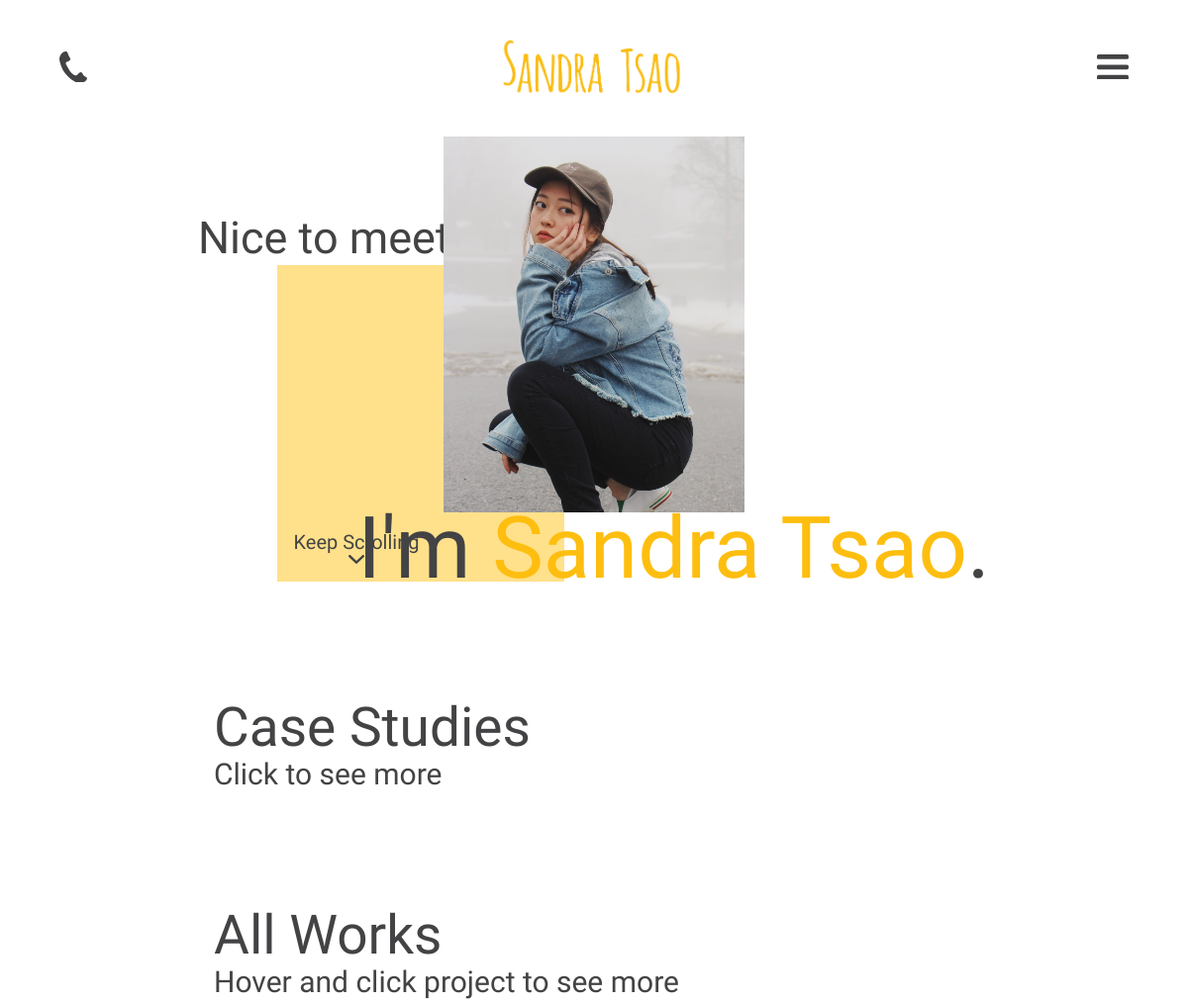
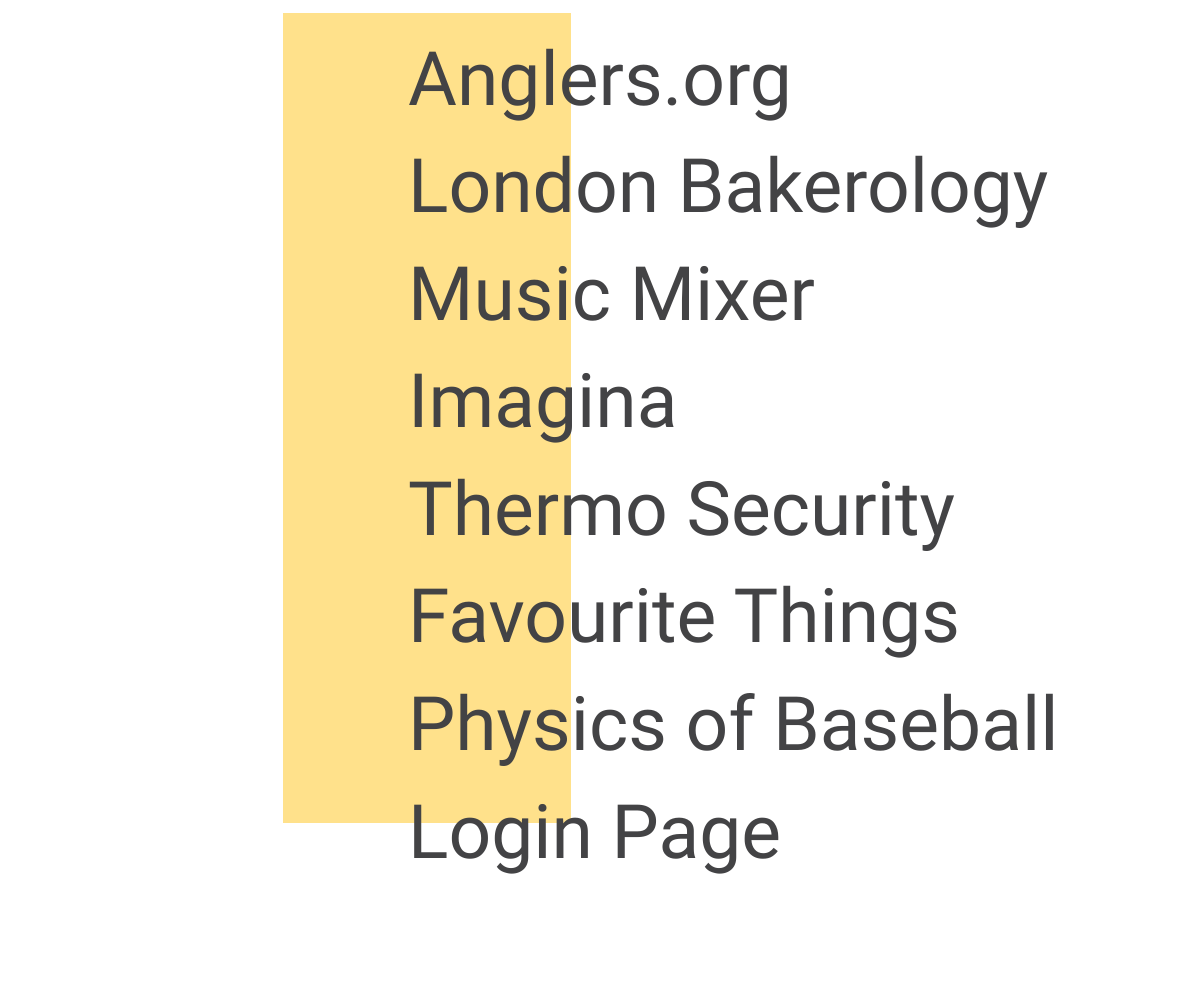
Before: / (upper part) with the older database file (2 pictures, top to bottom).
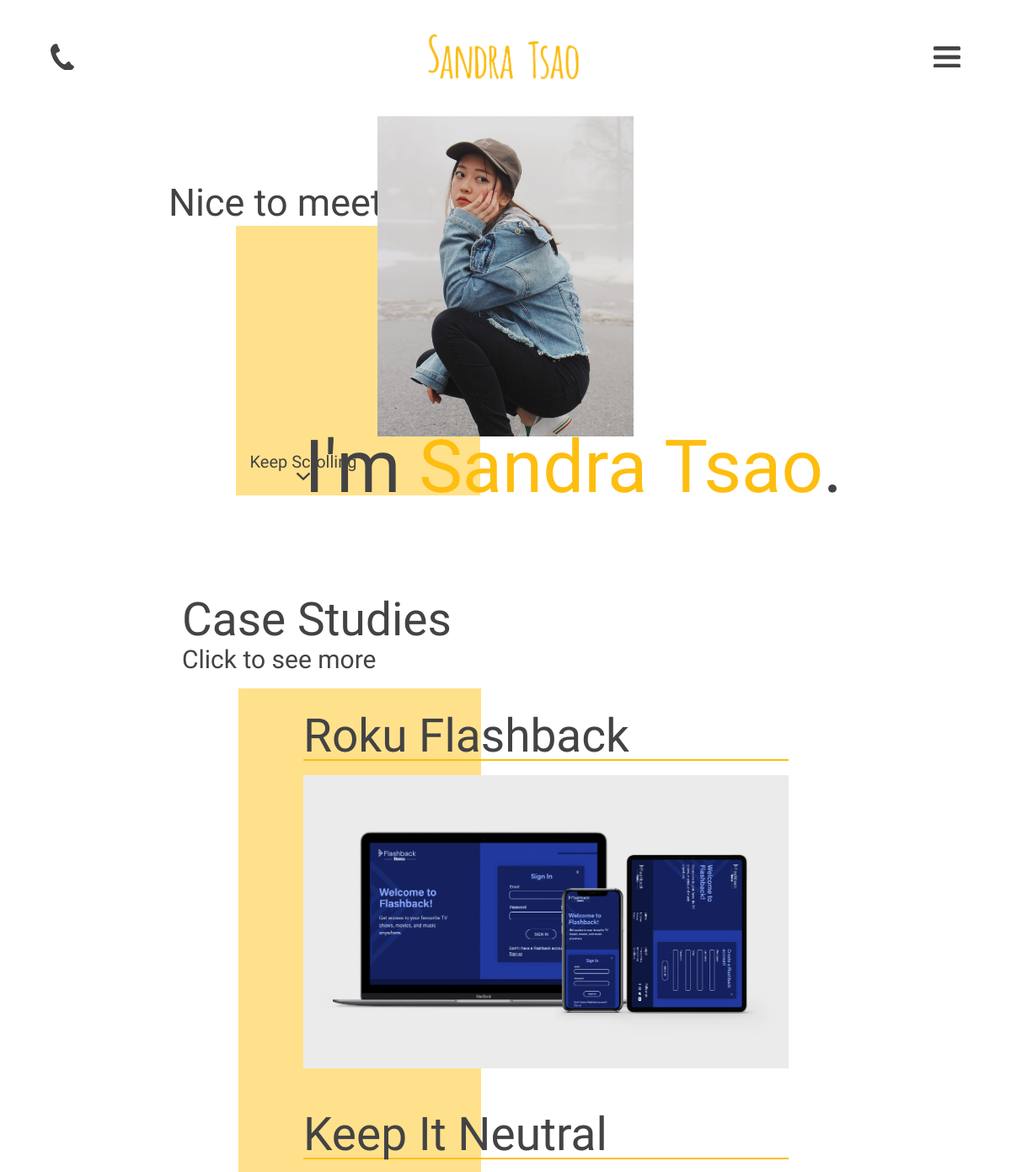
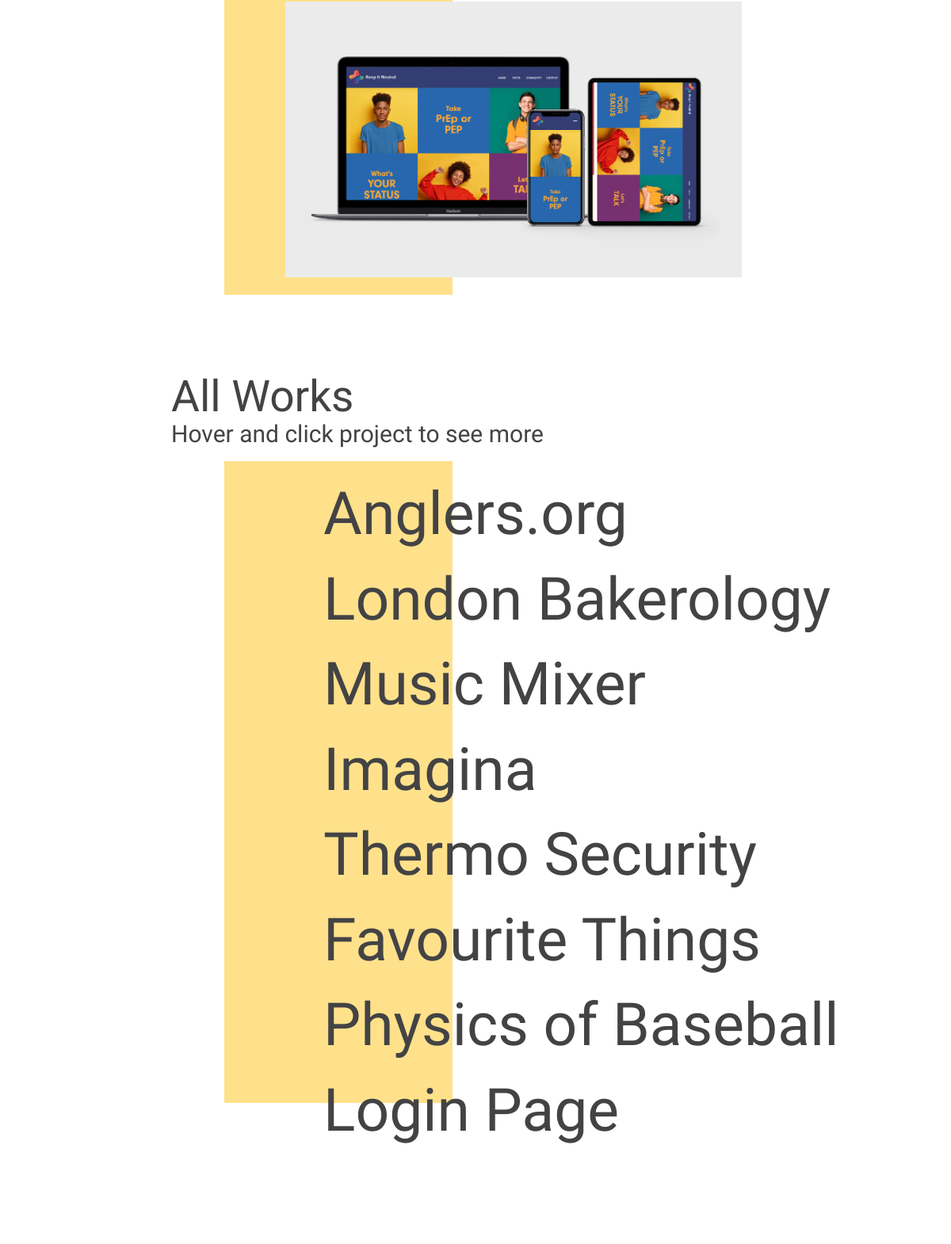
After: the same page with the newer database file (2 pictures, top to bottom).
### tables this page shows
CREATE TABLE `tbl_projects` (
  `ID` int(11) NOT NULL,
  `title` varchar(30) NOT NULL,
  `purposes` varchar(60) NOT NULL,
  `description` text NOT NULL,
  `link` varchar(60) NOT NULL,
  `date` varchar(30) NOT NULL,
  `lead` varchar(40) NOT NULL,
  `collab` varchar(60) NOT NULL,
  `tech` varchar(70) NOT NULL,
  `hover_img` varchar(25) NOT NULL,
  `img_1` varchar(25) NOT NULL,
  `img_1t` varchar(25) NOT NULL,
  `img_1m` varchar(25) NOT NULL,
  `img_2` varchar(25) NOT NULL,
  `img_3` varchar(25) NOT NULL,
  `img_4` varchar(25) NOT NULL,
  `img_5` varchar(25) NOT NULL
);

CREATE TABLE `tbl_case_study` (
  `cs_id` int(11) NOT NULL,
  `title` varchar(50) NOT NULL,
  `purpose` varchar(70) NOT NULL,
  `lead` varchar(40) NOT NULL,
  `tech` varchar(80) NOT NULL,
  `collab` varchar(60) NOT NULL,
  `date` varchar(20) NOT NULL,
  `link` varchar(200) NOT NULL,
  `p_head` varchar(50) NOT NULL,
  `p` text NOT NULL,
  `short_des` text NOT NULL,
  `img_main` varchar(60) NOT NULL,
  `img_1` varchar(60) NOT NULL,
  `img_1t` varchar(60) NOT NULL,
  `img_1m` varchar(60) NOT NULL,
  `img_2` varchar(60) NOT NULL,
  `img_3` varchar(60) NOT NULL,
  `img_4` varchar(60) NOT NULL,
  `img_5` varchar(60) NOT NULL
);

### objects/portfolio.php (called while the page is built, shortened)
<?php
function getProjects($tbl){
    $pdo = Database::getInstance()->getConnection();
    $queryAll = 'SELECT * FROM '.$tbl;
    $results = $pdo->query($queryAll);
    if($results){
        return $results;
    }else{
        return 'There was a problem accessing the info';
    }
}
function getCS($tbl_cs) {
    $pdo = Database::getInstance()->getConnection();
    $queryAll = 'SELECT * FROM '.$tbl_cs;
    $results = $pdo->query($queryAll);
    if($results){
        return $results;
    }else{
        return 'There was a problem accessing the info';
    }
}

### index.php (the view, shortened to what this page needs)
<?php
    include_once './objects/portfolio.php';
    $tbl = 'tbl_projects';
    $getProject = getProjects($tbl);
    $tbl_cs = 'tbl_case_study';
    $getCS = getCS($tbl_cs);
?>
<!DOCTYPE html>
<html lang="en">
<head>
    <?php include 'head.php';?>
</head>
<body>
    <?php include 'header.php';?>
    <section id="mainHero">
        <div id="slideShow">
            <img id="sld1" src="./public/images/1.jpg" alt="picture of Sandra 1">
        </div>
        <p id="ntmy">Nice to meet you :)</p>
        <div class="yBox"></div>
        <div id="ks">
        <p>Keep Scrolling</p>
        </div>
        <h2>I'm <a id="nameTag" href="about_me.php">Sandra Tsao</a>.</h2>
    </section>
    <section id="caseStudy">
        <div id="csTitle">
            <h2>Case Studies</h2>
            <p>Click to see more</p>
        </div>
        <div id="csMain">
            <div class="yBox"></div>
            <?php while($row = $getCS->fetch(PDO::FETCH_ASSOC)):?>
                <a class="csWrapper" href="case_study.php?cs_id=<?php echo $row['cs_id'];?>">
                    <h3 class="csTitle"><?php echo $row["title"];?></h3>
                    <img class="csImg" src="./public/images/<?php echo $row["img_main"];?>" alt="<?php echo $row["title"];?>">
                </a>
            <?php endwhile;?>
        </div>
    </section>
    <section id="feature">
        <div id="featTitle">
            <h2>All Works</h2>
            <p>Hover and click project to see more</p>
        </div>
        <div id="featMain">
            <div class="yBox"></div>
            <div id="featWrapper">
                <?php while($row = $getProject->fetch(PDO::FETCH_ASSOC)):?>
                    <a href="portfolios.php?id=<?php echo $row['ID'];?>"><h3 class="porTitle"><?php echo $row["title"];?></h3></a>
                <?php endwhile;?>
            </div>
        </div>
    </section>
</body>
</html>

### head.php (shortened to what this page needs)
<link rel="stylesheet" href="./public/css/reset.css">
<link rel="stylesheet" href="./public/css/main.css">

### header.php (shortened to what this page needs)
<header id="mainHeader">
    <a href="index.php?#contact" id="phoneIcon"></a>
    <a href="index.php" id="logoA"><img id="logo" src="./public/images/logo_gif.gif" alt="sandra tsao logo"></a>
    <div class="mainNavCon">
        </div>
</header>

Changed rows visible on the page:
added tbl_case_study: title "Roku Flashback", img_main (picture)
added tbl_case_study: title "Keep It Neutral", img_main (picture)
